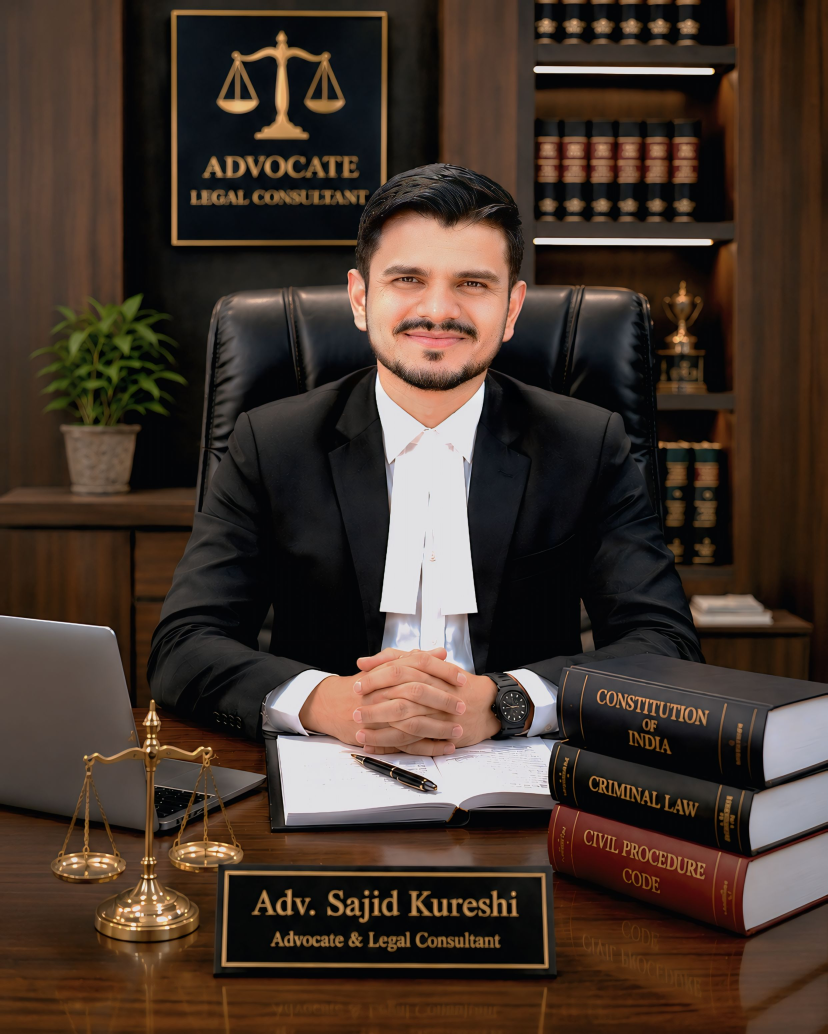
#> input picture maharashtra-auctions-php/assets/COfounder/for legal.jpeg, 2483 x 3102 px, found by its file name (shown at 1/3 size)
$ python crop_legal_options.py
#> lines starting #> are read from the running program, lines starting #| are printed output that depends on the picture
from PIL import Image

img_path = r"c:\Users\ITS\Desktop\DuoSTack\PRP\maharashtra-auctions-php\assets\COfounder\for legal.jpeg"
with Image.open(img_path) as img:
#> img is the input picture: PIL image 2483x3102 RGB; mean R, G, B 69.1, 53.8, 43.9
    w, h = img.size
#> w = 2483; h = 3102

    # Square crop size is w (2483)
    crop_size = w
#> crop_size = 2483

    # We will try different starting y positions
    y_offsets = [0, 150, 300, 450, 600]

    for i, y_start in enumerate(y_offsets):
        y_end = y_start + crop_size
        if y_end <= h:
            cropped = img.crop((0, y_start, w, y_end))
            out_path = f"c:\\Users\\ITS\\Desktop\\DuoSTack\\PRP\\maharashtra-auctions-php\\assets\\COfounder\\for_legal_crop_{i}.jpg"
            cropped.save(out_path, "JPEG", quality=95)
            print(f"Saved crop {i} starting at y={y_start} to {out_path}")
#> this loop made 5 passes
#> pass 1, `cropped = img.crop((0, y_start, w, y_end))`:
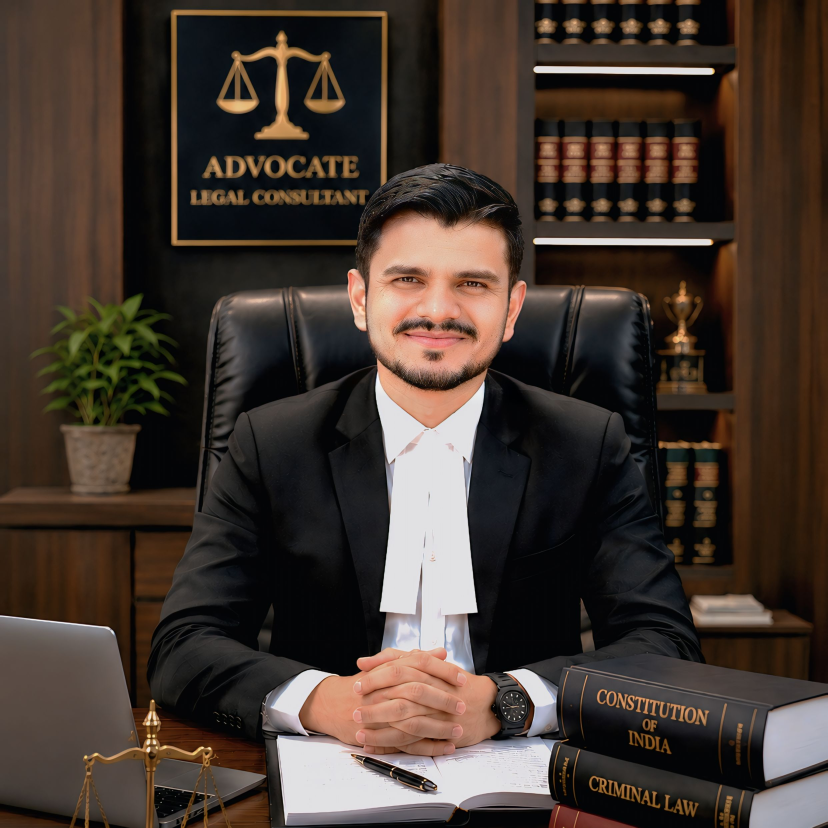
#> cropped: PIL image 2483x2483 RGB (shown at 1/3 size); mean R, G, B 68.1, 55.7, 47.7
#> pass 2, `cropped = img.crop((0, y_start, w, y_end))`:
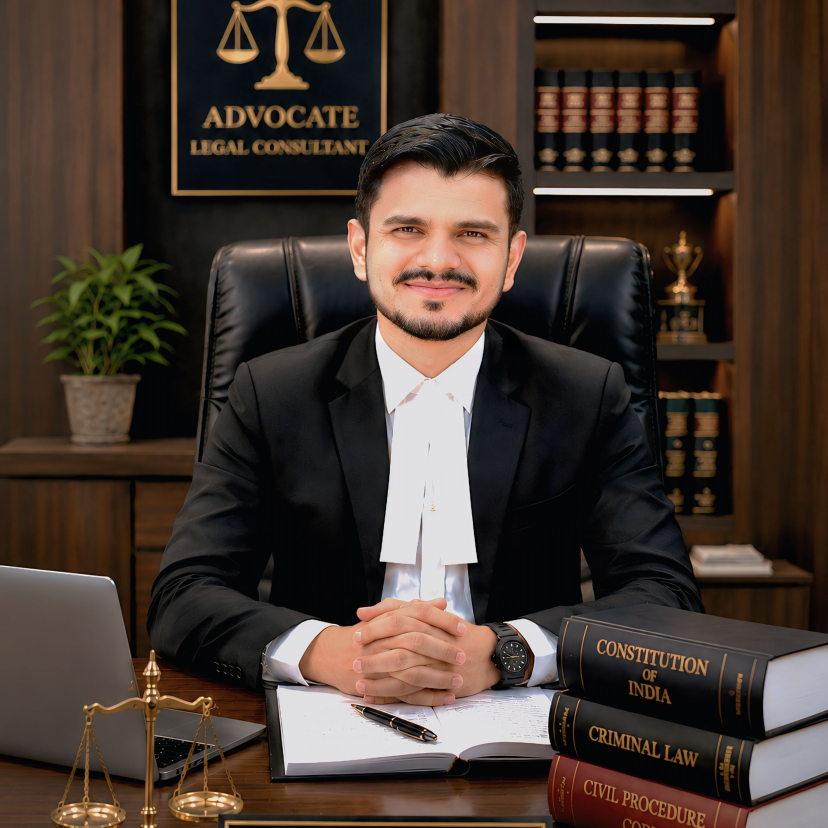
#> cropped: PIL image 2483x2483 RGB (shown at 1/3 size); mean R, G, B 70.5, 57, 48.7
#> pass 3, `cropped = img.crop((0, y_start, w, y_end))`:
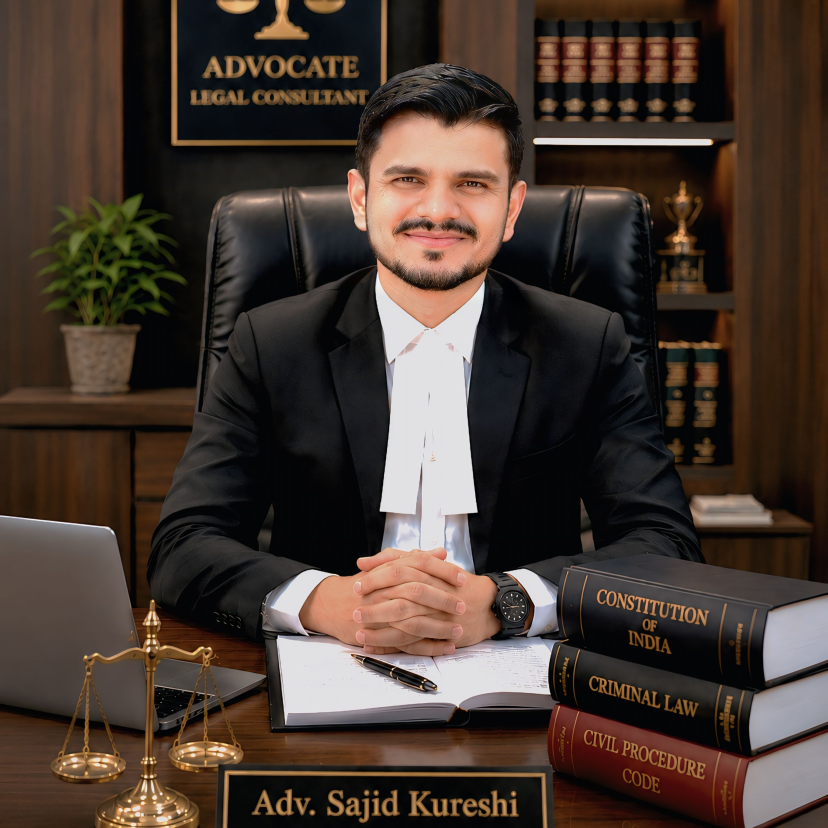
#> cropped: PIL image 2483x2483 RGB (shown at 1/3 size); mean R, G, B 70.9, 57, 48.6
#> after the loop:
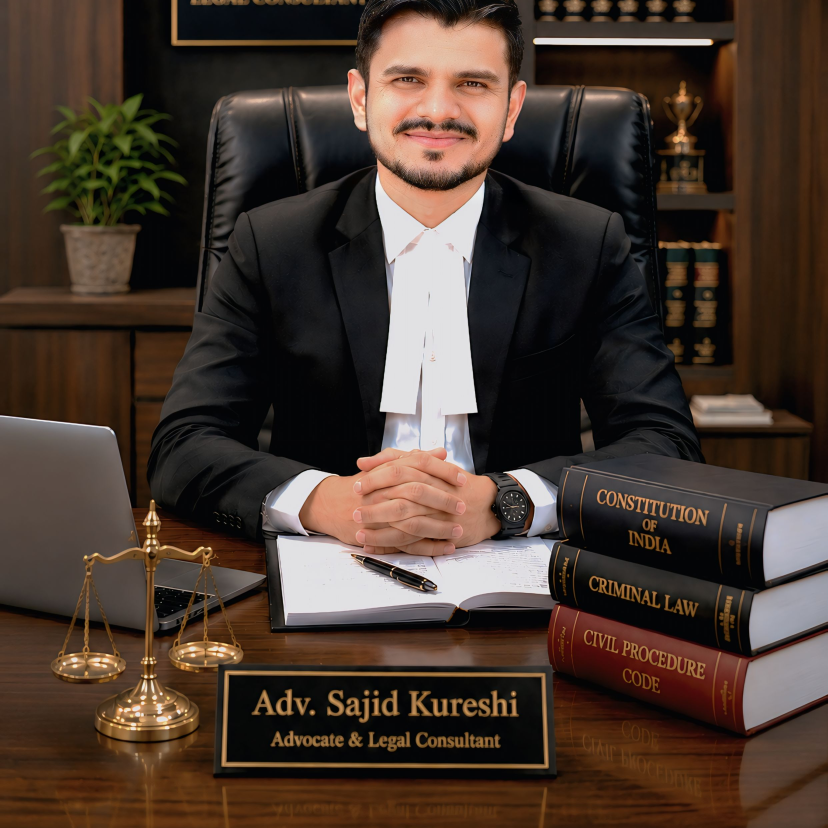
#> cropped: PIL image 2483x2483 RGB (shown at 1/3 size); mean R, G, B 72, 56.5, 46.9

$ run again, with maharashtra-auctions-php/assets/COfounder/Developer and Cofounder.jpeg copied over maharashtra-auctions-php/assets/COfounder/for legal.jpeg
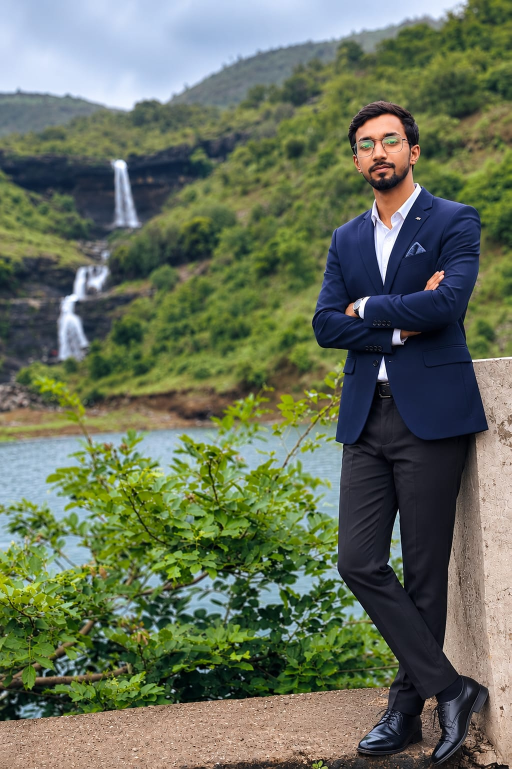
#> input picture maharashtra-auctions-php/assets/COfounder/Developer and Cofounder.jpeg, 1023 x 1537 px, found by its file name (shown at 1/2 size)
#> img is the input picture: PIL image 1023x1537 RGB; mean R, G, B 102.1, 111.4, 90.6
#> the loop `for i, y_start in enumerate(y_offsets):` made 5 passes
#> pass 1, `cropped = img.crop((0, y_start, w, y_end))`:
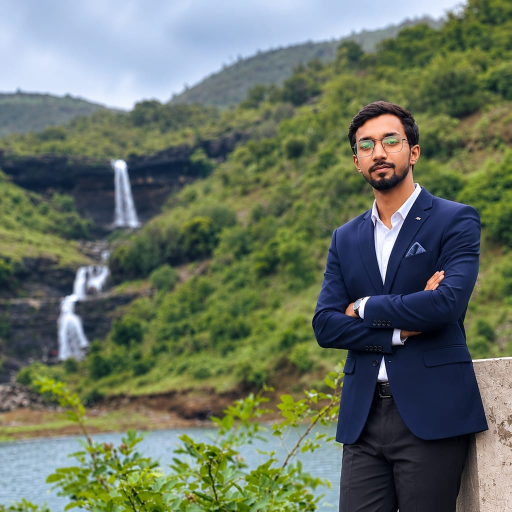
#> cropped: PIL image 1023x1023 RGB (shown at 1/2 size); mean R, G, B 103.5, 114.2, 97.9
#> after the loop `for i, y_start in enumerate(y_offsets):`:
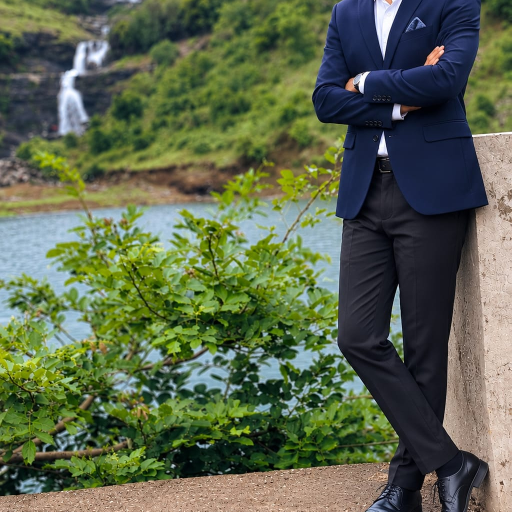
#> cropped: PIL image 1023x1023 RGB (shown at 1/2 size); mean R, G, B 91.4, 102, 76.2

$ run again, with maharashtra-auctions-php/assets/COfounder/adv.sajid kureshi and Co FOunder.jpeg copied over maharashtra-auctions-php/assets/COfounder/for legal.jpeg
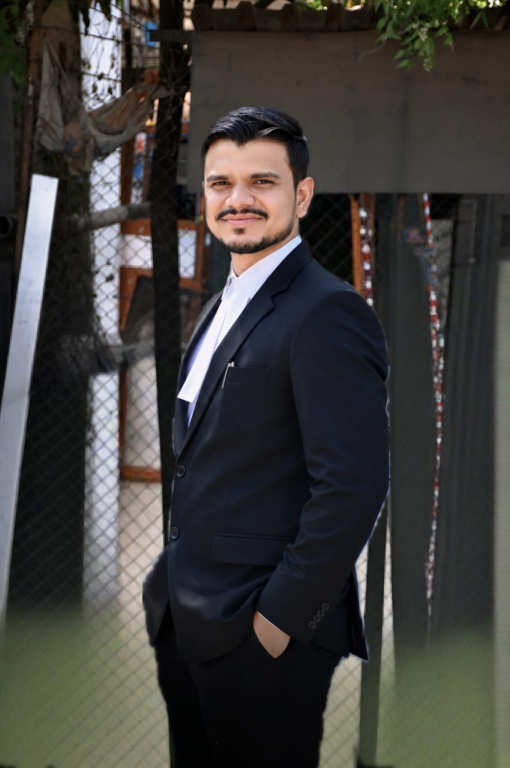
#> input picture maharashtra-auctions-php/assets/COfounder/adv.sajid kureshi and Co FOunder.jpeg, 1020 x 1536 px, found by its file name (shown at 1/2 size)
#> img is the input picture: PIL image 1020x1536 RGB; mean R, G, B 63.7, 62.1, 59.2
#> the loop `for i, y_start in enumerate(y_offsets):` made 5 passes
#> pass 1, `cropped = img.crop((0, y_start, w, y_end))`:
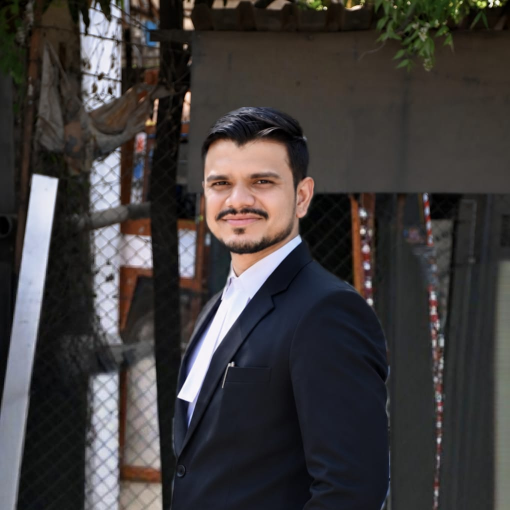
#> cropped: PIL image 1020x1020 RGB (shown at 1/2 size); mean R, G, B 63.7, 60.1, 59.8
#> after the loop `for i, y_start in enumerate(y_offsets):`:
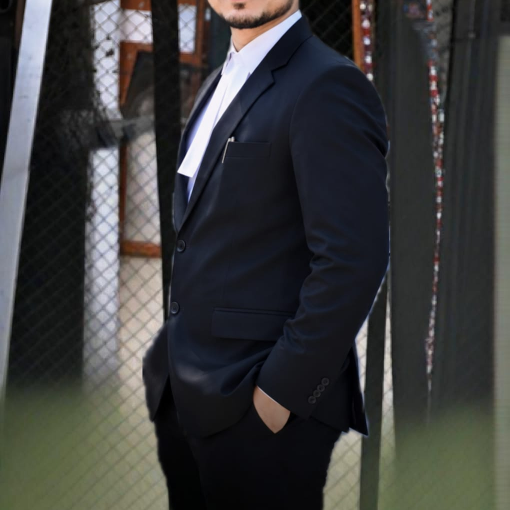
#> cropped: PIL image 1020x1020 RGB (shown at 1/2 size); mean R, G, B 61.3, 61.8, 61.4

$ run again, with maharashtra-auctions-php/assets/COfounder/forabout.jpeg copied over maharashtra-auctions-php/assets/COfounder/for legal.jpeg
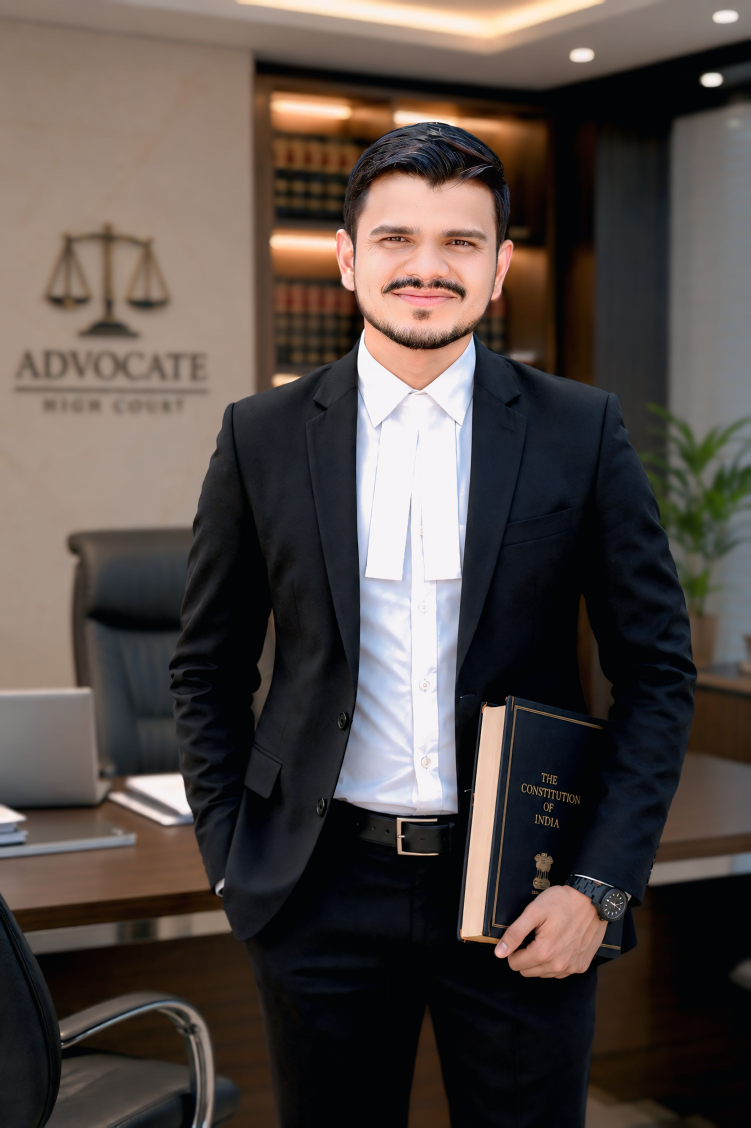
#> input picture maharashtra-auctions-php/assets/COfounder/forabout.jpeg, 2251 x 3382 px, found by its file name (shown at 1/3 size)
#> img is the input picture: PIL image 2251x3382 RGB; mean R, G, B 82.7, 73.7, 69.5
#> the loop `for i, y_start in enumerate(y_offsets):` made 5 passes
#> pass 1, `cropped = img.crop((0, y_start, w, y_end))`:
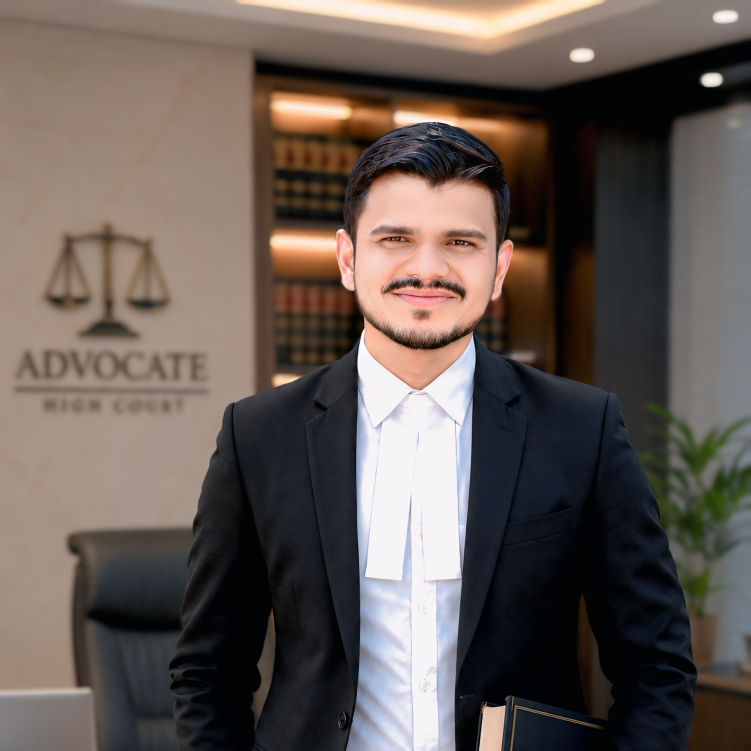
#> cropped: PIL image 2251x2251 RGB (shown at 1/3 size); mean R, G, B 101.1, 90.6, 85
#> after the loop `for i, y_start in enumerate(y_offsets):`:
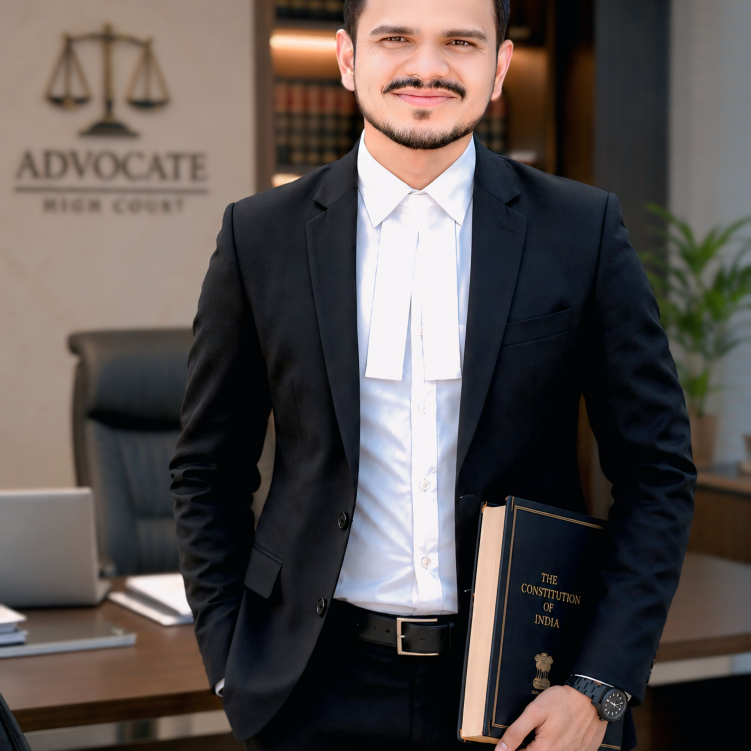
#> cropped: PIL image 2251x2251 RGB (shown at 1/3 size); mean R, G, B 87.5, 79.9, 77.5
